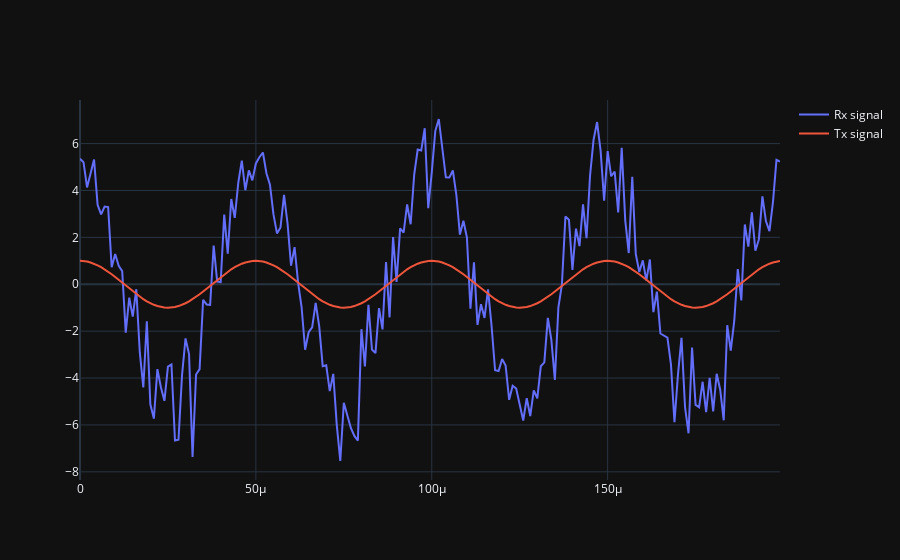

Notebook cell for this chart:
### Markdown cell above
# Create beam from 3 receivers

### Code cell
X_weighted = beamforming.beamforming(rx_signals, steering_vectors)
print(X_weighted.shape) # 1x10000

if use_matplotlib:
    plt.plot(np.asarray(X_weighted).squeeze().real[0:200], label="Rx signal") # the asarray and squeeze are just annoyances we have to do because we came from a matrix
    plt.plot(np.asarray(tx_signal).squeeze().real[0:200], label="Tx signal")
    plt.legend()
    plt.show()
else:
    fig = go.Figure()
    fig.add_trace(go.Scatter(x=t[0:200], y=np.asarray(X_weighted).squeeze().real[0:200], mode='lines', name="Rx signal"))
    fig.add_trace(go.Scatter(x=t[0:200], y=np.asarray(tx_signal).squeeze().real[0:200], mode='lines', name="Tx signal"))
    fig.update_layout(template="plotly_dark")
    fig.show()

### Figure 1 — Plotly figure (JSON) as saved in the notebook; plotly's stock layout.template omitted (floating-point values rounded to 4 significant figures; data arrays with more than 128 entries replaced by an {"elided": "..."} marker saying what was removed)
{"data": [{"mode": "lines", "name": "Rx signal", "type": "scatter", "x": {"elided": "200 float values"}, "y": {"elided": "200 float values"}}, {"mode": "lines", "name": "Tx signal", "type": "scatter", "x": {"elided": "200 float values"}, "y": {"elided": "200 float values"}}], "layout": {}}
